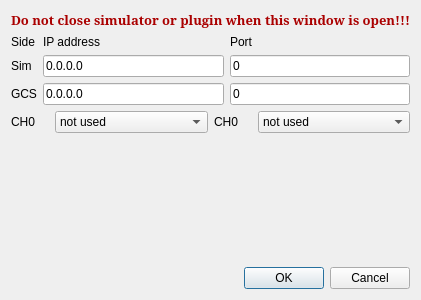
<?xml version="1.0" encoding="UTF-8"?>
<ui version="4.0">
 <class>ConfigGUI</class>
 <widget class="QDialog" name="ConfigGUI">
  <property name="geometry">
   <rect>
    <x>0</x>
    <y>0</y>
    <width>407</width>
    <height>300</height>
   </rect>
  </property>
  <property name="windowTitle">
   <string>Dialog</string>
  </property>
  <layout class="QVBoxLayout" name="verticalLayout">
   <item>
    <widget class="QLabel" name="label_6">
     <property name="styleSheet">
      <string notr="true">color: rgb(170, 0, 0);
font: bold 10pt serif;</string>
     </property>
     <property name="text">
      <string>Do not close simulator or plugin when this window is open!!!</string>
     </property>
    </widget>
   </item>
   <item>
    <layout class="QGridLayout" name="network_mapping">
     <item row="1" column="0">
      <widget class="QLabel" name="label">
       <property name="text">
        <string>Sim</string>
       </property>
      </widget>
     </item>
     <item row="1" column="1">
      <widget class="QLineEdit" name="localHost">
       <property name="inputMask">
        <string notr="true"/>
       </property>
       <property name="text">
        <string notr="true">0.0.0.0</string>
       </property>
       <property name="maxLength">
        <number>32767</number>
       </property>
       <property name="cursorPosition">
        <number>7</number>
       </property>
      </widget>
     </item>
     <item row="1" column="2">
      <widget class="QLineEdit" name="localPort">
       <property name="inputMask">
        <string notr="true"/>
       </property>
       <property name="text">
        <string notr="true">0</string>
       </property>
       <property name="maxLength">
        <number>32767</number>
       </property>
      </widget>
     </item>
     <item row="2" column="0">
      <widget class="QLabel" name="label_2">
       <property name="text">
        <string>GCS</string>
       </property>
      </widget>
     </item>
     <item row="2" column="1">
      <widget class="QLineEdit" name="remoteHost">
       <property name="inputMask">
        <string notr="true"/>
       </property>
       <property name="text">
        <string notr="true">0.0.0.0</string>
       </property>
       <property name="maxLength">
        <number>32767</number>
       </property>
       <property name="cursorPosition">
        <number>7</number>
       </property>
      </widget>
     </item>
     <item row="2" column="2">
      <widget class="QLineEdit" name="remotePort">
       <property name="inputMask">
        <string notr="true"/>
       </property>
       <property name="text">
        <string notr="true">0</string>
       </property>
       <property name="maxLength">
        <number>32767</number>
       </property>
      </widget>
     </item>
     <item row="0" column="1">
      <widget class="QLabel" name="label_3">
       <property name="text">
        <string>IP address</string>
       </property>
      </widget>
     </item>
     <item row="0" column="2">
      <widget class="QLabel" name="label_4">
       <property name="text">
        <string>Port</string>
       </property>
      </widget>
     </item>
     <item row="0" column="0">
      <widget class="QLabel" name="label_5">
       <property name="text">
        <string>Side</string>
       </property>
      </widget>
     </item>
    </layout>
   </item>
   <item>
    <layout class="QHBoxLayout" name="channels_mapping">
     <item>
      <layout class="QVBoxLayout" name="cc_layout">
       <item>
        <layout class="QHBoxLayout" name="cc_channel_0" stretch="1,4">
         <item>
          <widget class="QLabel" name="cc_ch0">
           <property name="text">
            <string>CH0</string>
           </property>
          </widget>
         </item>
         <item>
          <widget class="QComboBox" name="cc_ch0_map">
           <item>
            <property name="text">
             <string>not used</string>
            </property>
           </item>
           <item>
            <property name="text">
             <string>CH1-Aileron</string>
            </property>
           </item>
          </widget>
         </item>
        </layout>
       </item>
      </layout>
     </item>
     <item>
      <layout class="QVBoxLayout" name="sim_layout">
       <item>
        <layout class="QHBoxLayout" name="sim_channel_0" stretch="1,4">
         <item>
          <widget class="QLabel" name="sim_ch0">
           <property name="text">
            <string>CH0</string>
           </property>
          </widget>
         </item>
         <item>
          <widget class="QComboBox" name="sim_ch0_map">
           <item>
            <property name="text">
             <string>not used</string>
            </property>
           </item>
           <item>
            <property name="text">
             <string>CH1-Aileron</string>
            </property>
           </item>
          </widget>
         </item>
        </layout>
       </item>
      </layout>
     </item>
    </layout>
   </item>
   <item>
    <spacer name="verticalSpacer">
     <property name="orientation">
      <enum>Qt::Vertical</enum>
     </property>
     <property name="sizeHint" stdset="0">
      <size>
       <width>20</width>
       <height>40</height>
      </size>
     </property>
    </spacer>
   </item>
   <item>
    <widget class="QDialogButtonBox" name="buttonBox">
     <property name="orientation">
      <enum>Qt::Horizontal</enum>
     </property>
     <property name="standardButtons">
      <set>QDialogButtonBox::Cancel|QDialogButtonBox::Ok</set>
     </property>
    </widget>
   </item>
  </layout>
 </widget>
 <resources/>
 <connections>
  <connection>
   <sender>buttonBox</sender>
   <signal>accepted()</signal>
   <receiver>ConfigGUI</receiver>
   <slot>accept()</slot>
   <hints>
    <hint type="sourcelabel">
     <x>248</x>
     <y>254</y>
    </hint>
    <hint type="destinationlabel">
     <x>157</x>
     <y>274</y>
    </hint>
   </hints>
  </connection>
  <connection>
   <sender>buttonBox</sender>
   <signal>rejected()</signal>
   <receiver>ConfigGUI</receiver>
   <slot>reject()</slot>
   <hints>
    <hint type="sourcelabel">
     <x>316</x>
     <y>260</y>
    </hint>
    <hint type="destinationlabel">
     <x>286</x>
     <y>274</y>
    </hint>
   </hints>
  </connection>
 </connections>
</ui>
